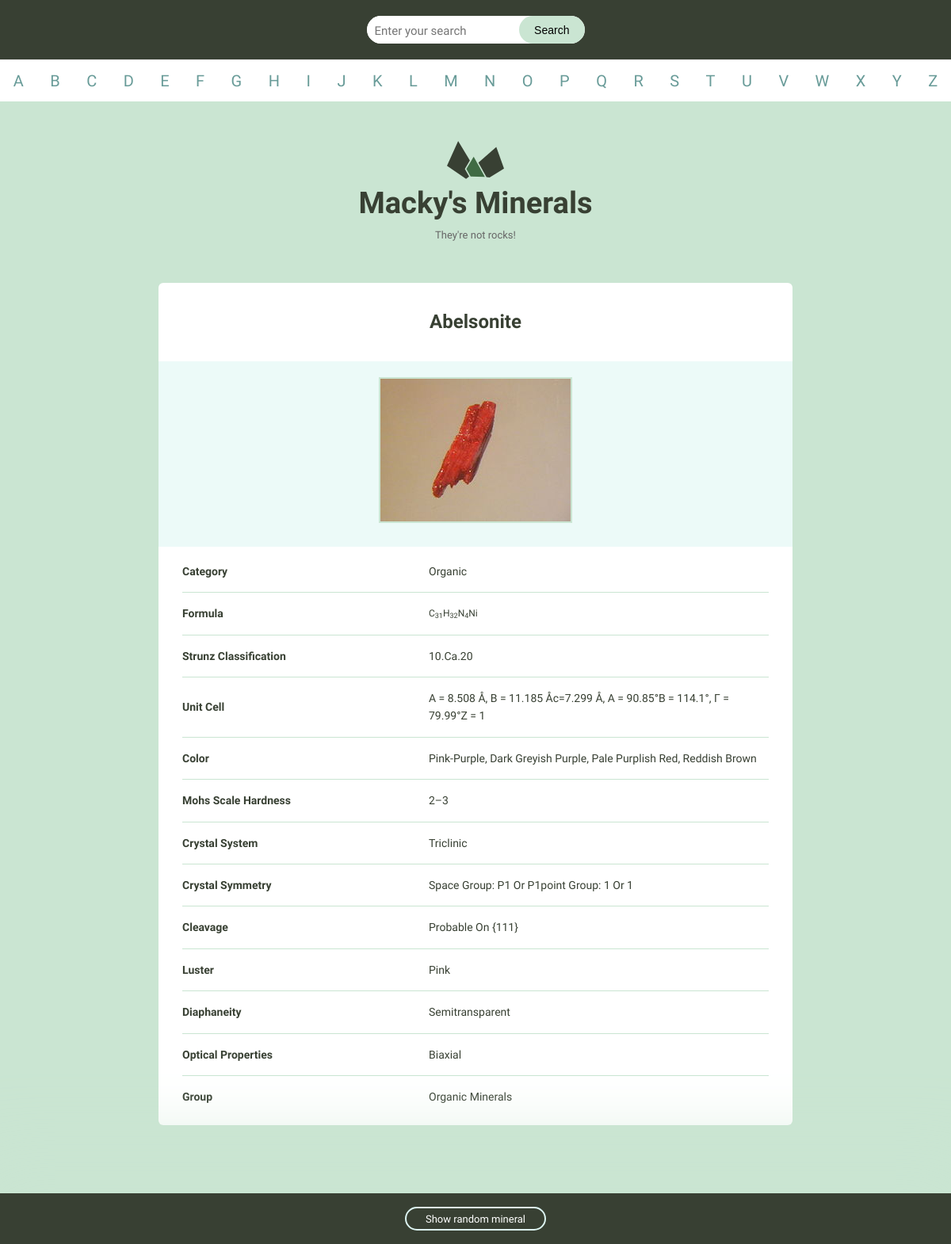
The app's page /minerals/abelsonite with its own data.
### minerals/models.py (models this page shows, shortened)
class Mineral(models.Model):
    name = models.TextField()
    slug = models.TextField()
    image_filename = models.TextField()
    image_caption = models.TextField()
    category = models.TextField()
    formula = models.TextField()
    strunz_classification = models.TextField()
    unit_cell = models.TextField()
    color = models.TextField()
    crystal_habit = models.TextField()
    mohs_scale_hardness = models.TextField()
    crystal_system = models.TextField()
    crystal_symmetry = models.TextField()
    cleavage = models.TextField()
    luster = models.TextField()
    streak = models.TextField()
    diaphaneity = models.TextField()
    optical_properties = models.TextField()
    refractive_index = models.TextField()
    specific_gravity = models.TextField()
    group = models.TextField()
    created_at = models.DateTimeField(auto_now_add=True)
    def __init__(self, *args, **kwargs):
        if 'slug' not in kwargs:
            kwargs['slug'] = slugify(kwargs.get('name', ''))
        super().__init__(*args, **kwargs)

### minerals/views.py (the view)
# urls.py: path('<slug:slug>', views.detail, name='detail'),
def detail(request, slug):
    mineral = Mineral.objects.get(slug=slug)
    return render(request, 'minerals/detail.html', {'mineral': mineral})

### minerals/templates/minerals/detail.html (shortened to what this page needs)
{%extends 'layout.html'%}
{% load static %}
{%block content%}
<h1 class="mineral__name">{{ mineral.name|title }}</h1>
<div class="mineral__image-bg">
    <img class="mineral__image" alt="{{ mineral.caption }}" src="/static/images/{{ mineral.image_filename }}">
    <p class="mineral__caption">{{ mineral.caption }}</p>
</div>
<div class="mineral__table-container">
    <table class="mineral__table">
        <tr>
            <td class="mineral__category">Category</td>
            <td>{{ mineral.category|title }}</td>
        </tr>
        {% if mineral.formula %}
        <tr>
            <td class="mineral__category">Formula</td>
            <td class="mineral__formula">{{ mineral.formula|safe }}</td>
        </tr>
        {% endif %}
        {% if mineral.strunz_classification %}
        <tr>
            <td class="mineral__category">Strunz Classification</td>
            <td>{{mineral.strunz_classification|title}}</td>
        </tr>
        {% endif %}
        {% if mineral.unit_cell %}
        <tr>
            <td class="mineral__category">Unit Cell</td>
            <td>{{mineral.unit_cell|title}}</td>
        </tr>
        {% endif %}
        {% if mineral.color %}
        <tr>
            <td class="mineral__category">Color</td>
            <td>{{mineral.color|title}}</td>
        </tr>
        {% endif %}
        {% if mineral.mohs_scale_hardness %}
        <tr>
            <td class="mineral__category">Mohs Scale Hardness</td>
            <td>{{mineral.mohs_scale_hardness|title}}</td>
        </tr>
        {% endif %}
        {% if mineral.crystal_system %}
        <tr>
            <td class="mineral__category">Crystal System</td>
            <td>{{mineral.crystal_system|title}}</td>
        </tr>
        {% endif %}
        {% if mineral.crystal_symmetry %}
        <tr>
            <td class="mineral__category">Crystal Symmetry</td>
            <td>{{mineral.crystal_symmetry|title}}</td>
        </tr>
        {% endif %}
        {% if mineral.cleavage %}
        <tr>
            <td class="mineral__category">Cleavage</td>
            <td>{{mineral.cleavage|title}}</td>
        </tr>
        {% endif %}
        {% if mineral.luster %}
        <tr>
            <td class="mineral__category">Luster</td>
            <td>{{mineral.luster|title}}</td>
        </tr>
        {% endif %}
        {% if mineral.diaphaneity %}
        <tr>
            <td class="mineral__category">Diaphaneity</td>
            <td>{{mineral.diaphaneity|title}}</td>
        </tr>
        {% endif %}
        {% if mineral.optical_properties %}
        <tr>
            <td class="mineral__category">Optical Properties</td>
            <td>{{mineral.optical_properties|title}}</td>
        </tr>
        {% endif %}
        {% if mineral.group %}
        <tr>
            <td class="mineral__category">Group</td>
            <td>{{mineral.group|title}}</td>
        </tr>
        {% endif %}
    </table>
</div>
{%endblock%}

### templates/layout.html (shortened to what this page needs)
{% load static %}
<!DOCTYPE html>
<html lang="en">
<head>
    <link rel="stylesheet" href="{% static 'css/global.css' %}">
</head>
<body>
<div class="minerals__search minerals__top">
    <form action="{% url 'minerals:search' %}" method="GET">
        <input type="search" name="q" placeholder="Enter your search"/>
        <button type="submit">Search</button>
    </form>
</div>
<div class="minerals__alphabet minerals__top">
    {% for letter in 'abcdefghijklmnopqrstuvwxyz' %}
        <a href="/minerals/letter/{{ letter }}/">{{ letter|upper }}</a>
    {% endfor %}
</div>
<div class="bounds">
    <div class="grid-100">
        <a href="/minerals/">
            <h1 class="logo__name text-centered">Macky's Minerals</h1>
        </a>
        <p class="logo__text text-centered">They're not rocks!</p>
    </div>
    <div class="grid-100 mineral__container">
        {% block content %}{% endblock %}
    </div>
</div>
<div class="minerals__random">
    <a class="minerals__anchor" href="#">Show random mineral</a>
</div>
</body>
</html>

### assets/css/global.css (style rules this page uses)
html { font-family: sans-serif; -ms-text-size-adjust: 100%; -webkit-text-size-adjust: 100%; }
body { margin: 0; }
a { background-color: transparent; }
h1 { font-size: 2em; margin: 0.67em 0; }
sub { font-size: 75%; line-height: 0; position: relative; vertical-align: baseline; bottom: -0.25em; }
img { border: 0; }
svg:not(:root) { overflow: hidden; }
input { color: inherit; font: inherit; margin: 0; }
input { line-height: normal; }
input[type="search"] { -webkit-appearance: textfield; -moz-box-sizing: content-box; -webkit-box-sizing: content-box; box-sizing: content-box; }
table { border-collapse: collapse; border-spacing: 0; }
td, th { padding: 0; }
html { font-size: 62.5%; }
body { background-color: #CAE5D2; font-size: 1.5em; line-height: 1.6; font-weight: 400; font-family: "Cousine"; color: #666; }
.bounds { max-width: 800px; margin: 0 auto; padding: 50px 0 150px; overflow: hidden; }
.grid, .grid-5, .grid-10, .grid-15, .grid-20, .grid-25, .grid-30, .grid-33, .grid-35, .grid-40, .grid-45, .grid-50, .grid-55, .grid-60, .grid-65, .grid-66, .grid-70, .grid-75, .grid-80, .grid-90, .grid-95, .grid-100 { float: left; box-sizing: border-box; position: relative; }
.grid-100 { width: 100%; padding: 0 15px; }
h1, h2, h3, h4, h5, h6 { margin-top: 0; margin-bottom: 2rem; font-weight: bold; font-family: "Work Sans", sans-serif; color: #384033; }
h1 { font-size: 3.8rem; }
@media (min-width: 550px) { h1 { font-size: 3.8rem; } }
p { margin-top: 0; font-size: 1.6rem; }
a { color: #689b98; text-decoration: none; -webkit-transition: color 0.2s; -moz-transition: color 0.2s; -ms-transition: color 0.2s; -o-transition: color 0.2s; transition: color 0.2s; }
th, td { padding: 15px; text-align: left; border-bottom: 1px solid #e1e1e1; }
th:first-child, td:first-child { padding-left: 0; }
th:last-child, td:last-child { padding-right: 0; }
input { margin-bottom: 1.5rem; }
table, p, ul { margin-bottom: 2.5rem; }
.text-centered { text-align: center; }
.logo { display: block; fill: #384033; position: relative; margin: 0 auto; width: 72px; }
.logo__name { margin-bottom: 0; }
.logo__text { margin-bottom: 50px; font-size: 13px; }
.minerals__anchor { border: solid 2px #DCF5F2; border-radius: 100px; color: #384033; display: block; font-size: 13px; text-align: center; padding: 8px 0 7px 0; width: 100%; transition: background-color 200ms ease-in-out, font-weight 200ms ease-in-out, color 200ms ease-in-out; }
.minerals__random { background-color: #384033; box-shadow: 0 0 100px 50px #CAE5D2; color: #fff; padding: 20px 0 20px 0; position: fixed; bottom: 0; text-align: center; width: 100%; }
.minerals__random .minerals__anchor { display: inline; color: #fff; padding: 6px 24px 5px 24px; }
.mineral__container { background-color: #fff; border-radius: 6px; list-style: none; padding: 0; text-align: center; }
.mineral__name { display: block; width: 100%; margin: 0; font-size: 24px; padding: 30px 0 30px 0; }
.mineral__image { display: block; margin: 0 auto; border: solid 2px #CAE5D2; }
.mineral__image-bg { background-color: #ecfaf8; padding: 20px 0; }
.mineral__caption { font-size: 12px; font-style: italic; padding: 10px 0 0 0; margin: 0; }
.mineral__table { font-size: 14px; color: #384033; }
.mineral__table td { border-color: #CAE5D2; }
.mineral__table tr:last-of-type td { border-bottom: none; padding-bottom: 0; }
.mineral__table-container { padding: 5px 30px 0; }
.mineral__category { font-weight: bold; width: 40%; }
.mineral__formula { font-size: 12px; }
.minerals__top { display: flex; align-items: center; justify-content: center; width: 100%; padding: 10px 0; background: white; }
.minerals__search { border-bottom: 1px solid #eee; background: #384033; padding: 20px 0; }
.minerals__search form * { -webkit-box-sizing: border-box; box-sizing: border-box; }
.minerals__search form { border-radius: 100px; overflow: hidden; background-color: white; position: relative; width: 275px; height: 35px; }
.minerals__search input { border-radius: 100px; border: 0; margin-bottom: 0; padding: 10px 10px 8px; position: absolute; top: 0; left: 0; width: 70%; height: 100%; outline: none; }
.minerals__search button { -webkit-appearance: none; appearance: none; background: #CAE5D2; border: 0; font-size: 14px; position: absolute; top: 0; right: 0; width: 30%; height: 100%; border-radius: 100px; outline: none; }
.minerals__alphabet { overflow: auto }
.minerals__alphabet a { flex-grow: 1; text-align: center; font-size: 20px; min-width: 30px }

### records on screen
Mineral: name "Abelsonite", image_filename (picture), category "Organic", formula "C 31 H 32 N 4 Ni", strunz_classification "10.Ca.20", unit_cell "A = 8.508 Å, B = 11.185 Åc=7.299 Å, Α = 90.85°Β = 114.1°, Γ = 79.99°Z = 1", color "Pink-Purple, Dark Greyish Purple, Pale Purplish Red, Reddish Brown", mohs_scale_hardness "2–3", crystal_system "Triclinic", crystal_symmetry "Space Group: P1 Or P1point Group: 1 Or 1", cleavage "Probable On {111}", luster "Pink", diaphaneity "Semitransparent", optical_properties "Biaxial", group "Organic Minerals"

### other values on screen
{{ letter|upper }} "A" "B" "C" "D" "E" "F" "G" "H" "I" "J" "K" "L" "M" "N" "O" "P" "Q" "R" "S" "T" "U" "V" "W" "X" "Y" "Z"
